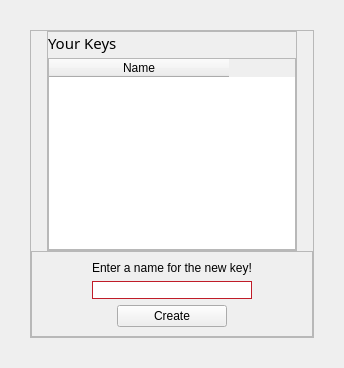
         <widget class="QWidget" name="createKeys_site">
          <layout class="QHBoxLayout" name="horizontalLayout_5">
           <property name="spacing">
            <number>15</number>
           </property>
           <property name="leftMargin">
            <number>30</number>
           </property>
           <property name="topMargin">
            <number>30</number>
           </property>
           <property name="rightMargin">
            <number>30</number>
           </property>
           <property name="bottomMargin">
            <number>30</number>
           </property>
           <item>
            <widget class="QFrame" name="frame">
             <property name="frameShape">
              <enum>QFrame::StyledPanel</enum>
             </property>
             <property name="frameShadow">
              <enum>QFrame::Raised</enum>
             </property>
             <layout class="QVBoxLayout" name="verticalLayout_3">
              <property name="spacing">
               <number>0</number>
              </property>
              <property name="leftMargin">
               <number>0</number>
              </property>
              <property name="topMargin">
               <number>0</number>
              </property>
              <property name="rightMargin">
               <number>0</number>
              </property>
              <property name="bottomMargin">
               <number>0</number>
              </property>
              <item alignment="Qt::AlignHCenter">
               <widget class="QFrame" name="frame_2">
                <property name="minimumSize">
                 <size>
                  <width>250</width>
                  <height>0</height>
                 </size>
                </property>
                <property name="maximumSize">
                 <size>
                  <width>250</width>
                  <height>16777215</height>
                 </size>
                </property>
                <property name="frameShape">
                 <enum>QFrame::StyledPanel</enum>
                </property>
                <property name="frameShadow">
                 <enum>QFrame::Raised</enum>
                </property>
                <layout class="QVBoxLayout" name="verticalLayout_7">
                 <property name="spacing">
                  <number>4</number>
                 </property>
                 <property name="leftMargin">
                  <number>0</number>
                 </property>
                 <property name="topMargin">
                  <number>0</number>
                 </property>
                 <property name="rightMargin">
                  <number>0</number>
                 </property>
                 <property name="bottomMargin">
                  <number>0</number>
                 </property>
                 <item alignment="Qt::AlignHCenter">
                  <widget class="QLabel" name="label">
                   <property name="minimumSize">
                    <size>
                     <width>280</width>
                     <height>0</height>
                    </size>
                   </property>
                   <property name="maximumSize">
                    <size>
                     <width>16777215</width>
                     <height>16777215</height>
                    </size>
                   </property>
                   <property name="font">
                    <font>
                     <family>Jabba the Font</family>
                     <pointsize>11</pointsize>
                     <italic>false</italic>
                     <bold>false</bold>
                    </font>
                   </property>
                   <property name="styleSheet">
                    <string notr="true">font: 11pt &quot;Jabba the Font&quot;;</string>
                   </property>
                   <property name="text">
                    <string>Your Keys</string>
                   </property>
                   <property name="textFormat">
                    <enum>Qt::AutoText</enum>
                   </property>
                  </widget>
                 </item>
                 <item alignment="Qt::AlignHCenter">
                  <widget class="QTableWidget" name="key_list">
                   <property name="textElideMode">
                    <enum>Qt::ElideMiddle</enum>
                   </property>
                   <attribute name="horizontalHeaderMinimumSectionSize">
                    <number>180</number>
                   </attribute>
                   <attribute name="horizontalHeaderDefaultSectionSize">
                    <number>180</number>
                   </attribute>
                   <attribute name="verticalHeaderMinimumSectionSize">
                    <number>20</number>
                   </attribute>
                   <attribute name="verticalHeaderDefaultSectionSize">
                    <number>20</number>
                   </attribute>
                   <column>
                    <property name="text">
                     <string>Name</string>
                    </property>
                   </column>
                  </widget>
                 </item>
                </layout>
               </widget>
              </item>
              <item>
               <widget class="QFrame" name="frame_6">
                <property name="frameShape">
                 <enum>QFrame::StyledPanel</enum>
                </property>
                <property name="frameShadow">
                 <enum>QFrame::Raised</enum>
                </property>
                <layout class="QVBoxLayout" name="verticalLayout_9">
                 <property name="leftMargin">
                  <number>60</number>
                 </property>
                 <property name="rightMargin">
                  <number>60</number>
                 </property>
                 <item alignment="Qt::AlignHCenter">
                  <widget class="QLabel" name="create_key_label">
                   <property name="text">
                    <string>Enter a name for the new key!</string>
                   </property>
                  </widget>
                 </item>
                 <item>
                  <widget class="QLineEdit" name="keyname_input">
                   <property name="styleSheet">
                    <string notr="true">border-color: rgb(192, 28, 40);
border-width:1px;
border-style: solid ;</string>
                   </property>
                  </widget>
                 </item>
                 <item alignment="Qt::AlignHCenter">
                  <widget class="QPushButton" name="create_key_btn">
                   <property name="styleSheet">
                    <string notr="true">padding: 3px 36px;</string>
                   </property>
                   <property name="text">
                    <string>Create</string>
                   </property>
                  </widget>
                 </item>
                </layout>
               </widget>
              </item>
             </layout>
            </widget>
           </item>
          </layout>
         </widget>
